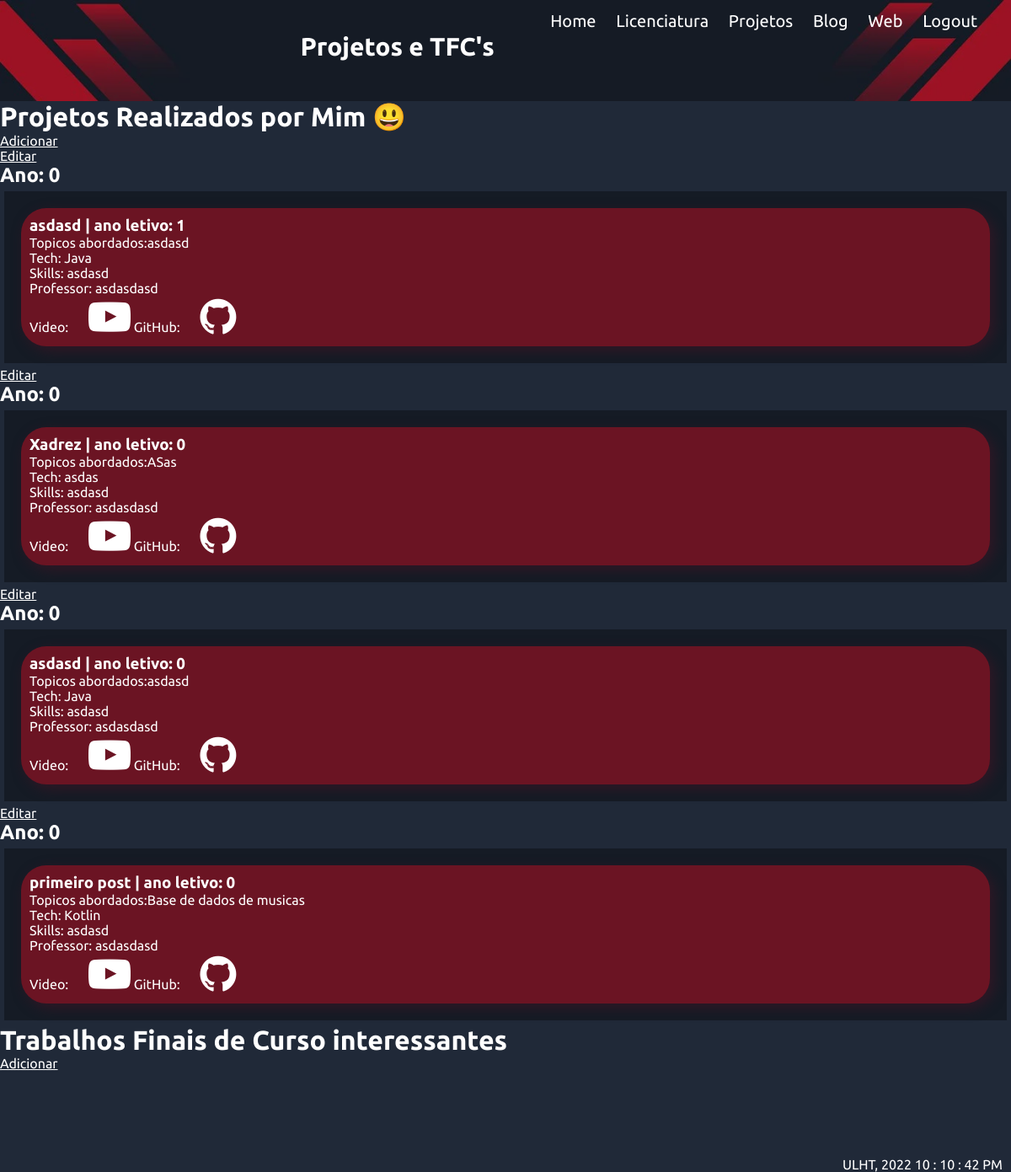
Screenshot of /projetos (signed in) with the database file from the repository.
### portfolio/models.py (models this page shows, shortened)
class Project(models.Model):
    title = models.CharField(max_length=50,default='')
    description = models.CharField(max_length=500)
    image = models.ImageField(upload_to='pictures/', blank=True)
    year = models.IntegerField(default=0)
    school_year = models.IntegerField(default=0)
    github = models.URLField()
    video_url = models.URLField()
    participants = models.ForeignKey(Student, on_delete=models.CASCADE)
    class Meta:
        abstract = True

class Project_small(Project,models.Model):
    tech = models.CharField(max_length=200)
    skills =  models.ManyToManyField(Skills, related_name='skills')
    teacher = models.ManyToManyField(Teacher, related_name='teacher')

class Skills(models.Model):
    name = models.CharField(max_length=50)
    description = models.CharField(max_length=300)
    level = models.IntegerField(default=0, validators=[
            MaxValueValidator(10),
            MinValueValidator(0)
        ])
    type =  models.ManyToManyField(SkillType, related_name='skills')
    def __str__(self):
        return self.name

class Person(models.Model):
    name = models.CharField(max_length=50)
    linkdin = models.URLField(blank=True, null=True)
    class Meta:
        abstract = True
    def __str__(self):
        return self.name

class Teacher(Person,models.Model):
    lusofona_url = models.URLField()

### portfolio/views.py (the view)
# urls.py: path('projetos', views.projects_page_view, name='projetos'),
def projects_page_view(request):
    context = {
        'projects_small':Project_small.objects.all(),
        'projects_big':Project_big.objects.all()[:6],
    }
    return render(request, 'portfolio/projects.html',context)

### portfolio/templates/portfolio/projects.html (shortened to what this page needs)
{% extends 'portfolio/layout.html' %}
{% block extrahead %}
{% load static %}
<link rel="stylesheet" href="{% static 'portfolio/css/subject_box.css' %}">
<link rel="stylesheet" href="https://cdnjs.cloudflare.com/ajax/libs/font-awesome/4.7.0/css/font-awesome.min.css">
{% endblock %}
{% block header %}
<div class="welcome-text">Projetos e TFC's</div>
{% endblock %}
{% block main %}
<h1>Projetos Realizados por Mim 😃</h1>
{% if request.user.is_authenticated %}
<a href="{% url 'portfolio:project_add'%}"> Adicionar </a>
{% endif %}
<br>
{% for project in projects_small %}
{% if request.user.is_authenticated %}
<a href="{% url 'portfolio:project_edit' project.id %}"> Editar </a>
{% endif %}
<h2>Ano: {{project.year}} </h2>
<div class="subjects-box">
    <div class="subjects-text">
        <h3>{{project.title}} | ano letivo: {{project.school_year}}</h3>
        <p>Topicos abordados:{{project.description}}</p>
        <p>Tech: {{project.tech}}</p>
        <p>Skills:
            {% for skill in project.skills.all %}
            {{skill}}
            {% endfor %}
        </p>
        {% for teacher in project.teacher.all %}
        <p>Professor: {{teacher}}</p>
        {% endfor %}
        <p>Video: <a href="{{project.video_url}}"><i class="fa fa-youtube-play"
                    style="font-size:50px;color:white;padding-left: 20px;"></i></a>
            GitHub: <a href="{{project.github}}"><i class="fa fa-github"
                    style="font-size:50px;color:white;padding-left: 20px;"></i></a>
        </p>
    </div>
</div>
{% endfor %}
<h1>Trabalhos Finais de Curso interessantes</h1>
{% if request.user.is_authenticated %}
<a href="{% url 'portfolio:tfc_add'%}"> Adicionar </a>
{% endif %}
<br>
{% endblock %}

### portfolio/static/portfolio/css/estilos.css (style rules this page uses)
* { font-family: 'Ubuntu', sans-serif; box-sizing: border-box; border: 0; margin: 0; padding: 0; }
.welcome-text { font-weight: bold; font-size: 30px; padding-top: 30px; text-align: center; padding-left: 300px; color: white; }
body { background-color: #202938; display: grid; min-height: 100vh; margin: 0; grid-template-rows: auto 1fr auto; grid-template-areas: 'nav' 'main' 'bot'; }

### portfolio/static/portfolio/css/subject_box.css (style rules this page uses)
.subjects-box { display: flex; background-color: #151b25; flex-flow: row wrap; justify-content: space-between; align-items: stretch; padding: 10px; margin: 5px; }
.subjects-box>div { display: flex; flex: 1 0 20%; flex-direction: column; justify-content: space-around; align-items: stretch; background-color: #6b1423; border-radius: 30px; margin: 10px; padding: 10px; box-shadow: 5px 5px 15px #311725; }
a { color: white; }

### rows the page displays
Project_small: year "0", title "asdasd", school_year "1", description "asdasd", tech "Java"
Skills: name "asdasd"
Teacher: name "asdasdasd"
Project_small: year "0", title "Xadrez", school_year "0", description "ASas", tech "asdas"
Project_small: year "0", title "asdasd", school_year "0", description "asdasd", tech "Java"
Project_small: year "0", title "primeiro post", school_year "0", description "Base de dados de musicas", tech "Kotlin"
